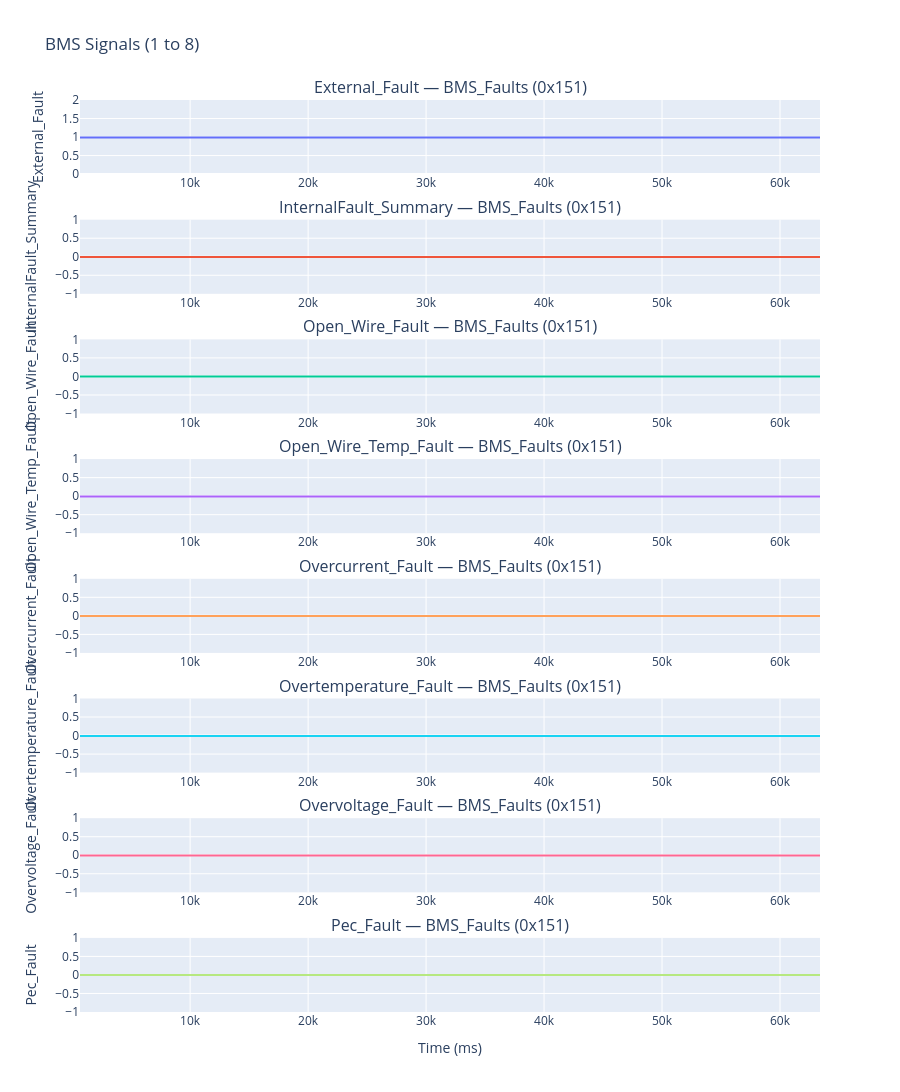
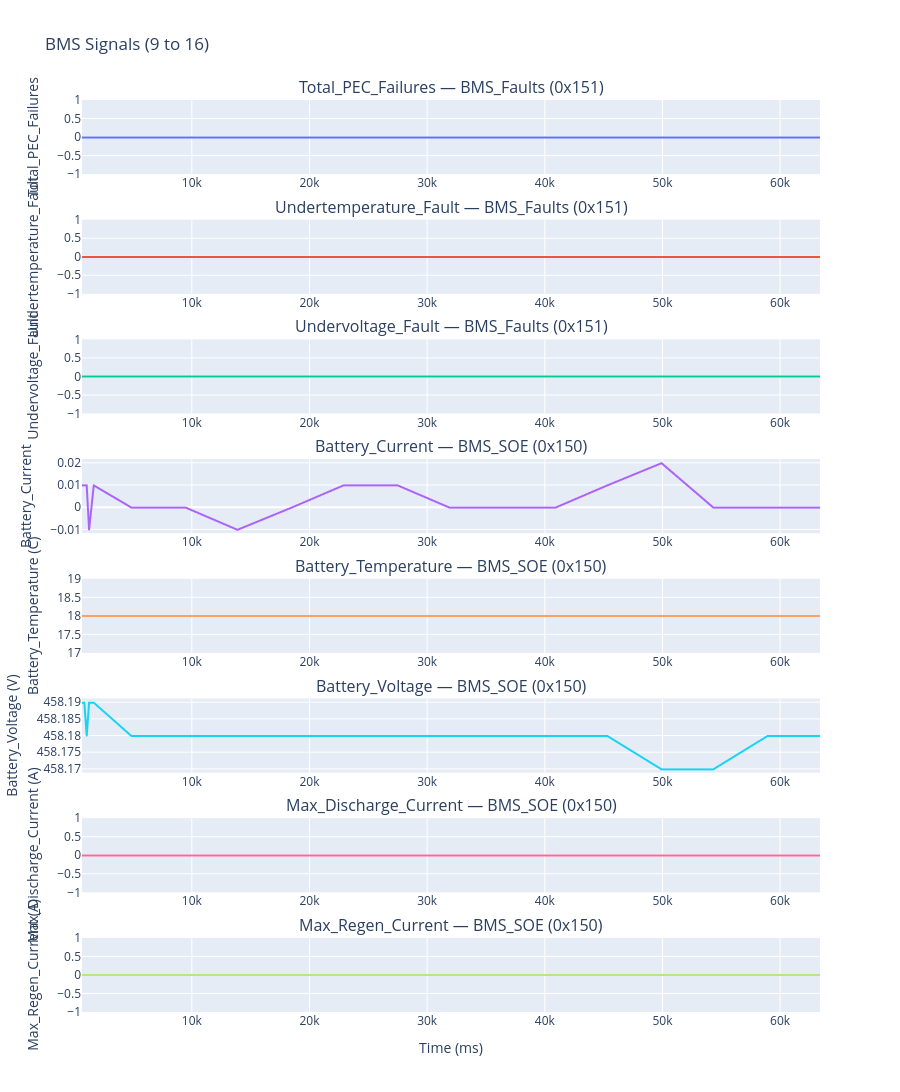
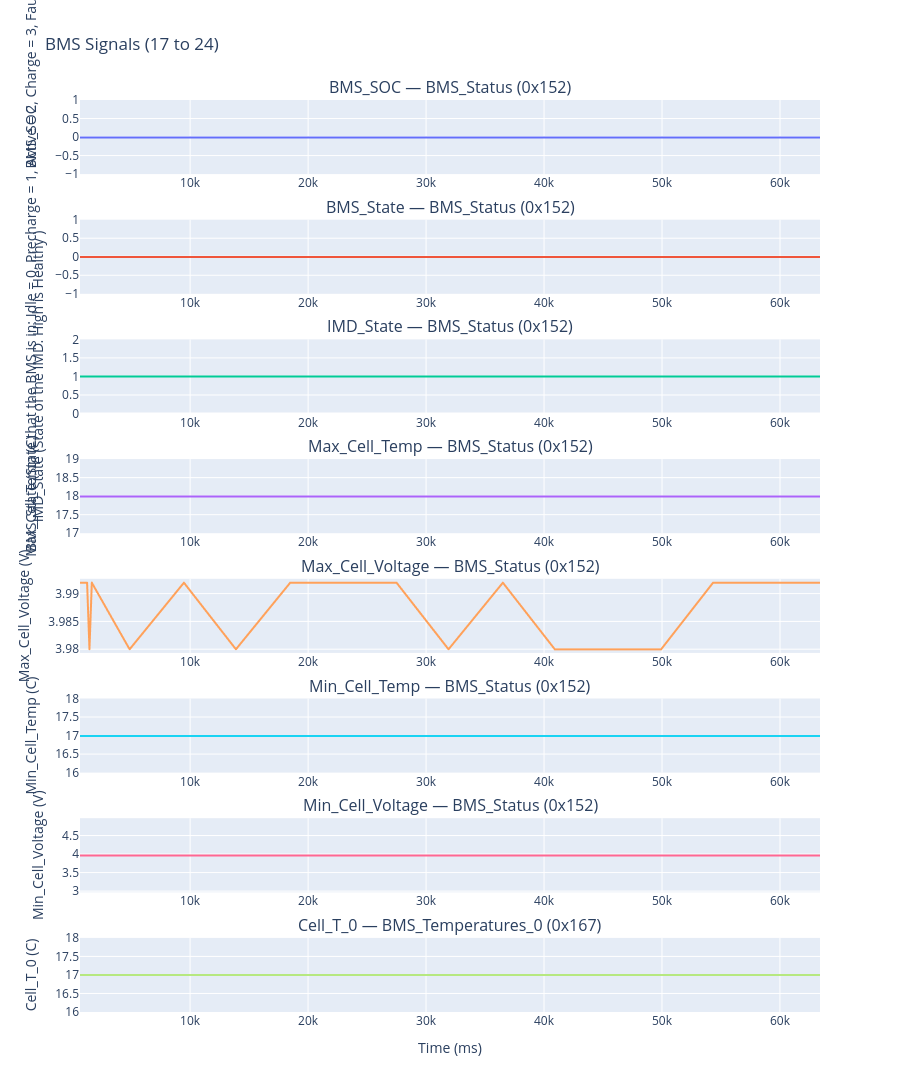
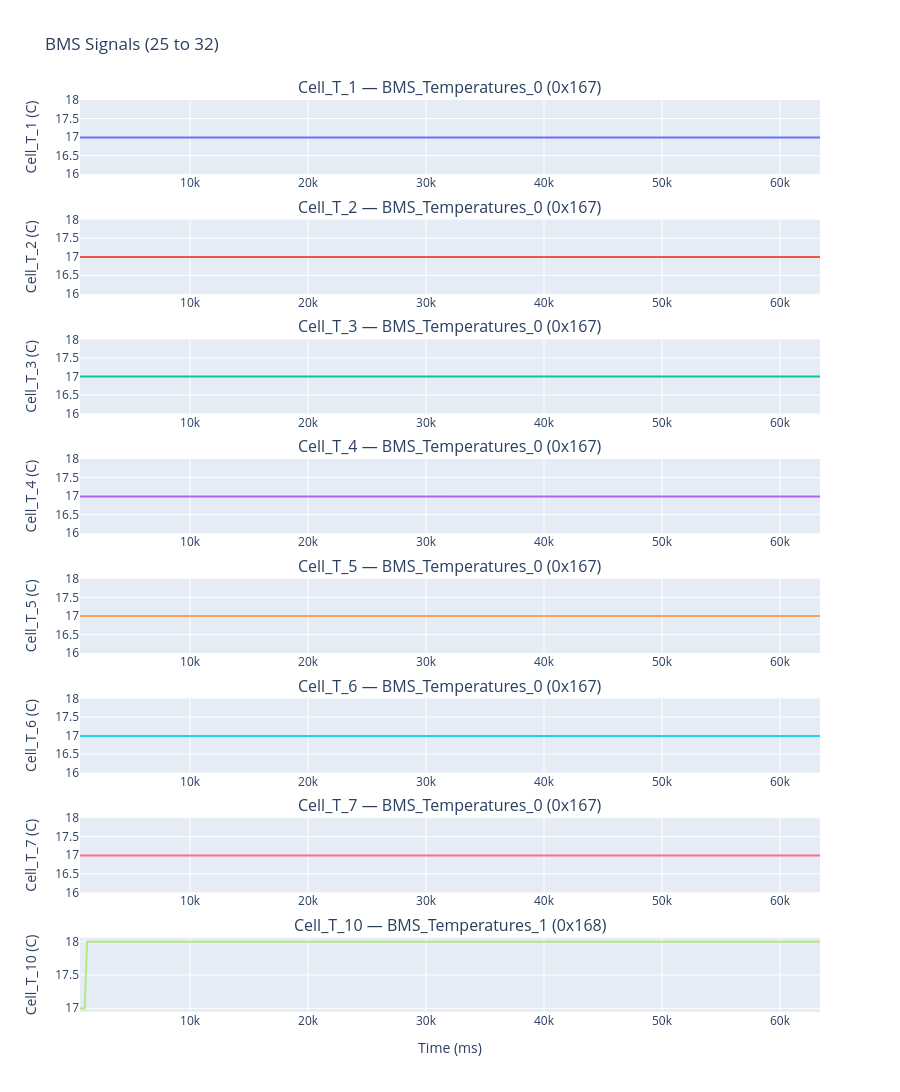

The notebook cell saved with these charts, in order:
### Markdown cell above
## 3. Graph all signals

Loops over every unique (message, signal) pair in the DataFrame and creates an interactive plot for each. Skips if data is empty.

### Code cell
# Plot signals grouped by their sender (e.g. IMU, BMS, VCU) 
# and chunked to avoid WebGL limits
plot_signals_by_sender(df, max_subplots_per_fig=8)

### Figure 1 — Plotly figure (JSON) as saved in the notebook; plotly's stock layout.template omitted (floating-point values rounded to 4 significant figures)
{"data": [{"mode": "lines", "name": "External_Fault", "type": "scattergl", "x": [664, 864, 1065, 1265, 1465, 1665, 4869, 9474, 13879, 18485, 22889, 27495, 31903, 36508, 40913, 45318, 49923, 54328, 58934, 63391], "xaxis": "x", "y": [1.0, 1.0, 1.0, 1.0, 1.0, 1.0, 1.0, 1.0, 1.0, 1.0, 1.0, 1.0, 1.0, 1.0, 1.0, 1.0, 1.0, 1.0, 1.0, 1.0], "yaxis": "y"}, {"mode": "lines", "name": "InternalFault_Summary", "type": "scattergl", "x": [664, 864, 1065, 1265, 1465, 1665, 4869, 9474, 13879, 18485, 22889, 27495, 31903, 36508, 40913, 45318, 49923, 54328, 58934, 63391], "xaxis": "x2", "y": [0.0, 0.0, 0.0, 0.0, 0.0, 0.0, 0.0, 0.0, 0.0, 0.0, 0.0, 0.0, 0.0, 0.0, 0.0, 0.0, 0.0, 0.0, 0.0, 0.0], "yaxis": "y2"}, {"mode": "lines", "name": "Open_Wire_Fault", "type": "scattergl", "x": [664, 864, 1065, 1265, 1465, 1665, 4869, 9474, 13879, 18485, 22889, 27495, 31903, 36508, 40913, 45318, 49923, 54328, 58934, 63391], "xaxis": "x3", "y": [0.0, 0.0, 0.0, 0.0, 0.0, 0.0, 0.0, 0.0, 0.0, 0.0, 0.0, 0.0, 0.0, 0.0, 0.0, 0.0, 0.0, 0.0, 0.0, 0.0], "yaxis": "y3"}, {"mode": "lines", "name": "Open_Wire_Temp_Fault", "type": "scattergl", "x": [664, 864, 1065, 1265, 1465, 1665, 4869, 9474, 13879, 18485, 22889, 27495, 31903, 36508, 40913, 45318, 49923, 54328, 58934, 63391], "xaxis": "x4", "y": [0.0, 0.0, 0.0, 0.0, 0.0, 0.0, 0.0, 0.0, 0.0, 0.0, 0.0, 0.0, 0.0, 0.0, 0.0, 0.0, 0.0, 0.0, 0.0, 0.0], "yaxis": "y4"}, {"mode": "lines", "name": "Overcurrent_Fault", "type": "scattergl", "x": [664, 864, 1065, 1265, 1465, 1665, 4869, 9474, 13879, 18485, 22889, 27495, 31903, 36508, 40913, 45318, 49923, 54328, 58934, 63391], "xaxis": "x5", "y": [0.0, 0.0, 0.0, 0.0, 0.0, 0.0, 0.0, 0.0, 0.0, 0.0, 0.0, 0.0, 0.0, 0.0, 0.0, 0.0, 0.0, 0.0, 0.0, 0.0], "yaxis": "y5"}, {"mode": "lines", "name": "Overtemperature_Fault", "type": "scattergl", "x": [664, 864, 1065, 1265, 1465, 1665, 4869, 9474, 13879, 18485, 22889, 27495, 31903, 36508, 40913, 45318, 49923, 54328, 58934, 63391], "xaxis": "x6", "y": [0.0, 0.0, 0.0, 0.0, 0.0, 0.0, 0.0, 0.0, 0.0, 0.0, 0.0, 0.0, 0.0, 0.0, 0.0, 0.0, 0.0, 0.0, 0.0, 0.0], "yaxis": "y6"}, {"mode": "lines", "name": "Overvoltage_Fault", "type": "scattergl", "x": [664, 864, 1065, 1265, 1465, 1665, 4869, 9474, 13879, 18485, 22889, 27495, 31903, 36508, 40913, 45318, 49923, 54328, 58934, 63391], "xaxis": "x7", "y": [0.0, 0.0, 0.0, 0.0, 0.0, 0.0, 0.0, 0.0, 0.0, 0.0, 0.0, 0.0, 0.0, 0.0, 0.0, 0.0, 0.0, 0.0, 0.0, 0.0], "yaxis": "y7"}, {"mode": "lines", "name": "Pec_Fault", "type": "scattergl", "x": [664, 864, 1065, 1265, 1465, 1665, 4869, 9474, 13879, 18485, 22889, 27495, 31903, 36508, 40913, 45318, 49923, 54328, 58934, 63391], "xaxis": "x8", "y": [0.0, 0.0, 0.0, 0.0, 0.0, 0.0, 0.0, 0.0, 0.0, 0.0, 0.0, 0.0, 0.0, 0.0, 0.0, 0.0, 0.0, 0.0, 0.0, 0.0], "yaxis": "y8"}], "layout": {"annotations": [{"font": {"size": 16}, "showarrow": false, "text": "External_Fault — BMS_Faults (0x151)", "x": 0.5, "xanchor": "center", "xref": "paper", "y": 1, "yanchor": "bottom", "yref": "paper"}, {"font": {"size": 16}, "showarrow": false, "text": "InternalFault_Summary — BMS_Faults (0x151)", "x": 0.5, "xanchor": "center", "xref": "paper", "y": 0.8687, "yanchor": "bottom", "yref": "paper"}, {"font": {"size": 16}, "showarrow": false, "text": "Open_Wire_Fault — BMS_Faults (0x151)", "x": 0.5, "xanchor": "center", "xref": "paper", "y": 0.7375, "yanchor": "bottom", "yref": "paper"}, {"font": {"size": 16}, "showarrow": false, "text": "Open_Wire_Temp_Fault — BMS_Faults (0x151)", "x": 0.5, "xanchor": "center", "xref": "paper", "y": 0.6062, "yanchor": "bottom", "yref": "paper"}, {"font": {"size": 16}, "showarrow": false, "text": "Overcurrent_Fault — BMS_Faults (0x151)", "x": 0.5, "xanchor": "center", "xref": "paper", "y": 0.475, "yanchor": "bottom", "yref": "paper"}, {"font": {"size": 16}, "showarrow": false, "text": "Overtemperature_Fault — BMS_Faults (0x151)", "x": 0.5, "xanchor": "center", "xref": "paper", "y": 0.3437, "yanchor": "bottom", "yref": "paper"}, {"font": {"size": 16}, "showarrow": false, "text": "Overvoltage_Fault — BMS_Faults (0x151)", "x": 0.5, "xanchor": "center", "xref": "paper", "y": 0.2125, "yanchor": "bottom", "yref": "paper"}, {"font": {"size": 16}, "showarrow": false, "text": "Pec_Fault — BMS_Faults (0x151)", "x": 0.5, "xanchor": "center", "xref": "paper", "y": 0.08125, "yanchor": "bottom", "yref": "paper"}], "height": 2400, "showlegend": false, "title": {"text": "BMS Signals (1 to 8)"}, "xaxis": {"anchor": "y", "domain": [0, 1]}, "xaxis2": {"anchor": "y2", "domain": [0, 1]}, "xaxis3": {"anchor": "y3", "domain": [0, 1]}, "xaxis4": {"anchor": "y4", "domain": [0, 1]}, "xaxis5": {"anchor": "y5", "domain": [0, 1]}, "xaxis6": {"anchor": "y6", "domain": [0, 1]}, "xaxis7": {"anchor": "y7", "domain": [0, 1]}, "xaxis8": {"anchor": "y8", "domain": [0, 1], "title": {"text": "Time (ms)"}}, "yaxis": {"anchor": "x", "domain": [0.9187, 1], "title": {"text": "External_Fault"}}, "yaxis2": {"anchor": "x2", "domain": [0.7875, 0.8687], "title": {"text": "InternalFault_Summary"}}, "yaxis3": {"anchor": "x3", "domain": [0.6562, 0.7375], "title": {"text": "Open_Wire_Fault"}}, "yaxis4": {"anchor": "x4", "domain": [0.525, 0.6062], "title": {"text": "Open_Wire_Temp_Fault"}}, "yaxis5": {"anchor": "x5", "domain": [0.3937, 0.475], "title": {"text": "Overcurrent_Fault"}}, "yaxis6": {"anchor": "x6", "domain": [0.2625, 0.3437], "title": {"text": "Overtemperature_Fault"}}, "yaxis7": {"anchor": "x7", "domain": [0.1312, 0.2125], "title": {"text": "Overvoltage_Fault"}}, "yaxis8": {"anchor": "x8", "domain": [0, 0.08125], "title": {"text": "Pec_Fault"}}}}

### Figure 2 — Plotly figure (JSON) as saved in the notebook; plotly's stock layout.template omitted (floating-point values rounded to 4 significant figures)
{"data": [{"mode": "lines", "name": "Total_PEC_Failures", "type": "scattergl", "x": [664, 864, 1065, 1265, 1465, 1665, 4869, 9474, 13879, 18485, 22889, 27495, 31903, 36508, 40913, 45318, 49923, 54328, 58934, 63391], "xaxis": "x", "y": [0.0, 0.0, 0.0, 0.0, 0.0, 0.0, 0.0, 0.0, 0.0, 0.0, 0.0, 0.0, 0.0, 0.0, 0.0, 0.0, 0.0, 0.0, 0.0, 0.0], "yaxis": "y"}, {"mode": "lines", "name": "Undertemperature_Fault", "type": "scattergl", "x": [664, 864, 1065, 1265, 1465, 1665, 4869, 9474, 13879, 18485, 22889, 27495, 31903, 36508, 40913, 45318, 49923, 54328, 58934, 63391], "xaxis": "x2", "y": [0.0, 0.0, 0.0, 0.0, 0.0, 0.0, 0.0, 0.0, 0.0, 0.0, 0.0, 0.0, 0.0, 0.0, 0.0, 0.0, 0.0, 0.0, 0.0, 0.0], "yaxis": "y2"}, {"mode": "lines", "name": "Undervoltage_Fault", "type": "scattergl", "x": [664, 864, 1065, 1265, 1465, 1665, 4869, 9474, 13879, 18485, 22889, 27495, 31903, 36508, 40913, 45318, 49923, 54328, 58934, 63391], "xaxis": "x3", "y": [0.0, 0.0, 0.0, 0.0, 0.0, 0.0, 0.0, 0.0, 0.0, 0.0, 0.0, 0.0, 0.0, 0.0, 0.0, 0.0, 0.0, 0.0, 0.0, 0.0], "yaxis": "y3"}, {"mode": "lines", "name": "Battery_Current", "type": "scattergl", "x": [664, 864, 1064, 1265, 1465, 1665, 4869, 9474, 13879, 18484, 22889, 27495, 31902, 36508, 40913, 45318, 49923, 54328, 58934, 63391], "xaxis": "x4", "y": [0.01, 0.01, 0.01, -0.01, 0.0, 0.01, 0.0, 0.0, -0.01, 0.0, 0.01, 0.01, 0.0, 0.0, 0.0, 0.01, 0.02, 0.0, 0.0, 0.0], "yaxis": "y4"}, {"mode": "lines", "name": "Battery_Temperature", "type": "scattergl", "x": [664, 864, 1064, 1265, 1465, 1665, 4869, 9474, 13879, 18484, 22889, 27495, 31902, 36508, 40913, 45318, 49923, 54328, 58934, 63391], "xaxis": "x5", "y": [18.0, 18.0, 18.0, 18.0, 18.0, 18.0, 18.0, 18.0, 18.0, 18.0, 18.0, 18.0, 18.0, 18.0, 18.0, 18.0, 18.0, 18.0, 18.0, 18.0], "yaxis": "y5"}, {"mode": "lines", "name": "Battery_Voltage", "type": "scattergl", "x": [664, 864, 1064, 1265, 1465, 1665, 4869, 9474, 13879, 18484, 22889, 27495, 31902, 36508, 40913, 45318, 49923, 54328, 58934, 63391], "xaxis": "x6", "y": [458.2, 458.2, 458.2, 458.2, 458.2, 458.2, 458.2, 458.2, 458.2, 458.2, 458.2, 458.2, 458.2, 458.2, 458.2, 458.2, 458.2, 458.2, 458.2, 458.2], "yaxis": "y6"}, {"mode": "lines", "name": "Max_Discharge_Current", "type": "scattergl", "x": [664, 864, 1064, 1265, 1465, 1665, 4869, 9474, 13879, 18484, 22889, 27495, 31902, 36508, 40913, 45318, 49923, 54328, 58934, 63391], "xaxis": "x7", "y": [0.0, 0.0, 0.0, 0.0, 0.0, 0.0, 0.0, 0.0, 0.0, 0.0, 0.0, 0.0, 0.0, 0.0, 0.0, 0.0, 0.0, 0.0, 0.0, 0.0], "yaxis": "y7"}, {"mode": "lines", "name": "Max_Regen_Current", "type": "scattergl", "x": [664, 864, 1064, 1265, 1465, 1665, 4869, 9474, 13879, 18484, 22889, 27495, 31902, 36508, 40913, 45318, 49923, 54328, 58934, 63391], "xaxis": "x8", "y": [0.0, 0.0, 0.0, 0.0, 0.0, 0.0, 0.0, 0.0, 0.0, 0.0, 0.0, 0.0, 0.0, 0.0, 0.0, 0.0, 0.0, 0.0, 0.0, 0.0], "yaxis": "y8"}], "layout": {"annotations": [{"font": {"size": 16}, "showarrow": false, "text": "Total_PEC_Failures — BMS_Faults (0x151)", "x": 0.5, "xanchor": "center", "xref": "paper", "y": 1, "yanchor": "bottom", "yref": "paper"}, {"font": {"size": 16}, "showarrow": false, "text": "Undertemperature_Fault — BMS_Faults (0x151)", "x": 0.5, "xanchor": "center", "xref": "paper", "y": 0.8687, "yanchor": "bottom", "yref": "paper"}, {"font": {"size": 16}, "showarrow": false, "text": "Undervoltage_Fault — BMS_Faults (0x151)", "x": 0.5, "xanchor": "center", "xref": "paper", "y": 0.7375, "yanchor": "bottom", "yref": "paper"}, {"font": {"size": 16}, "showarrow": false, "text": "Battery_Current — BMS_SOE (0x150)", "x": 0.5, "xanchor": "center", "xref": "paper", "y": 0.6062, "yanchor": "bottom", "yref": "paper"}, {"font": {"size": 16}, "showarrow": false, "text": "Battery_Temperature — BMS_SOE (0x150)", "x": 0.5, "xanchor": "center", "xref": "paper", "y": 0.475, "yanchor": "bottom", "yref": "paper"}, {"font": {"size": 16}, "showarrow": false, "text": "Battery_Voltage — BMS_SOE (0x150)", "x": 0.5, "xanchor": "center", "xref": "paper", "y": 0.3437, "yanchor": "bottom", "yref": "paper"}, {"font": {"size": 16}, "showarrow": false, "text": "Max_Discharge_Current — BMS_SOE (0x150)", "x": 0.5, "xanchor": "center", "xref": "paper", "y": 0.2125, "yanchor": "bottom", "yref": "paper"}, {"font": {"size": 16}, "showarrow": false, "text": "Max_Regen_Current — BMS_SOE (0x150)", "x": 0.5, "xanchor": "center", "xref": "paper", "y": 0.08125, "yanchor": "bottom", "yref": "paper"}], "height": 2400, "showlegend": false, "title": {"text": "BMS Signals (9 to 16)"}, "xaxis": {"anchor": "y", "domain": [0, 1]}, "xaxis2": {"anchor": "y2", "domain": [0, 1]}, "xaxis3": {"anchor": "y3", "domain": [0, 1]}, "xaxis4": {"anchor": "y4", "domain": [0, 1]}, "xaxis5": {"anchor": "y5", "domain": [0, 1]}, "xaxis6": {"anchor": "y6", "domain": [0, 1]}, "xaxis7": {"anchor": "y7", "domain": [0, 1]}, "xaxis8": {"anchor": "y8", "domain": [0, 1], "title": {"text": "Time (ms)"}}, "yaxis": {"anchor": "x", "domain": [0.9187, 1], "title": {"text": "Total_PEC_Failures"}}, "yaxis2": {"anchor": "x2", "domain": [0.7875, 0.8687], "title": {"text": "Undertemperature_Fault"}}, "yaxis3": {"anchor": "x3", "domain": [0.6562, 0.7375], "title": {"text": "Undervoltage_Fault"}}, "yaxis4": {"anchor": "x4", "domain": [0.525, 0.6062], "title": {"text": "Battery_Current"}}, "yaxis5": {"anchor": "x5", "domain": [0.3937, 0.475], "title": {"text": "Battery_Temperature (C)"}}, "yaxis6": {"anchor": "x6", "domain": [0.2625, 0.3437], "title": {"text": "Battery_Voltage (V)"}}, "yaxis7": {"anchor": "x7", "domain": [0.1312, 0.2125], "title": {"text": "Max_Discharge_Current (A)"}}, "yaxis8": {"anchor": "x8", "domain": [0, 0.08125], "title": {"text": "Max_Regen_Current (A)"}}}}

### Figure 3 — Plotly figure (JSON) as saved in the notebook; plotly's stock layout.template omitted (floating-point values rounded to 4 significant figures)
{"data": [{"mode": "lines", "name": "BMS_SOC", "type": "scattergl", "x": [664, 865, 1065, 1265, 1465, 1666, 4869, 9474, 13880, 18485, 22890, 27495, 31903, 36508, 40913, 45318, 49923, 54329, 58934, 63391], "xaxis": "x", "y": [0.0, 0.0, 0.0, 0.0, 0.0, 0.0, 0.0, 0.0, 0.0, 0.0, 0.0, 0.0, 0.0, 0.0, 0.0, 0.0, 0.0, 0.0, 0.0, 0.0], "yaxis": "y"}, {"mode": "lines", "name": "BMS_State", "type": "scattergl", "x": [664, 865, 1065, 1265, 1465, 1666, 4869, 9474, 13880, 18485, 22890, 27495, 31903, 36508, 40913, 45318, 49923, 54329, 58934, 63391], "xaxis": "x2", "y": [0.0, 0.0, 0.0, 0.0, 0.0, 0.0, 0.0, 0.0, 0.0, 0.0, 0.0, 0.0, 0.0, 0.0, 0.0, 0.0, 0.0, 0.0, 0.0, 0.0], "yaxis": "y2"}, {"mode": "lines", "name": "IMD_State", "type": "scattergl", "x": [664, 865, 1065, 1265, 1465, 1666, 4869, 9474, 13880, 18485, 22890, 27495, 31903, 36508, 40913, 45318, 49923, 54329, 58934, 63391], "xaxis": "x3", "y": [1.0, 1.0, 1.0, 1.0, 1.0, 1.0, 1.0, 1.0, 1.0, 1.0, 1.0, 1.0, 1.0, 1.0, 1.0, 1.0, 1.0, 1.0, 1.0, 1.0], "yaxis": "y3"}, {"mode": "lines", "name": "Max_Cell_Temp", "type": "scattergl", "x": [664, 865, 1065, 1265, 1465, 1666, 4869, 9474, 13880, 18485, 22890, 27495, 31903, 36508, 40913, 45318, 49923, 54329, 58934, 63391], "xaxis": "x4", "y": [18.0, 18.0, 18.0, 18.0, 18.0, 18.0, 18.0, 18.0, 18.0, 18.0, 18.0, 18.0, 18.0, 18.0, 18.0, 18.0, 18.0, 18.0, 18.0, 18.0], "yaxis": "y4"}, {"mode": "lines", "name": "Max_Cell_Voltage", "type": "scattergl", "x": [664, 865, 1065, 1265, 1465, 1666, 4869, 9474, 13880, 18485, 22890, 27495, 31903, 36508, 40913, 45318, 49923, 54329, 58934, 63391], "xaxis": "x5", "y": [3.992, 3.992, 3.992, 3.992, 3.98, 3.992, 3.98, 3.992, 3.98, 3.992, 3.992, 3.992, 3.98, 3.992, 3.98, 3.98, 3.98, 3.992, 3.992, 3.992], "yaxis": "y5"}, {"mode": "lines", "name": "Min_Cell_Temp", "type": "scattergl", "x": [664, 865, 1065, 1265, 1465, 1666, 4869, 9474, 13880, 18485, 22890, 27495, 31903, 36508, 40913, 45318, 49923, 54329, 58934, 63391], "xaxis": "x6", "y": [17.0, 17.0, 17.0, 17.0, 17.0, 17.0, 17.0, 17.0, 17.0, 17.0, 17.0, 17.0, 17.0, 17.0, 17.0, 17.0, 17.0, 17.0, 17.0, 17.0], "yaxis": "y6"}, {"mode": "lines", "name": "Min_Cell_Voltage", "type": "scattergl", "x": [664, 865, 1065, 1265, 1465, 1666, 4869, 9474, 13880, 18485, 22890, 27495, 31903, 36508, 40913, 45318, 49923, 54329, 58934, 63391], "xaxis": "x7", "y": [3.968, 3.968, 3.968, 3.968, 3.968, 3.968, 3.968, 3.968, 3.968, 3.968, 3.968, 3.968, 3.968, 3.968, 3.968, 3.968, 3.968, 3.968, 3.968, 3.968], "yaxis": "y7"}, {"mode": "lines", "name": "Cell_T_0", "type": "scattergl", "x": [669, 869, 1069, 1269, 1470, 1670, 4874, 9479, 13884, 18489, 22894, 27500, 31907, 36513, 40918, 45323, 49928, 54333, 58939, 63395], "xaxis": "x8", "y": [17.0, 17.0, 17.0, 17.0, 17.0, 17.0, 17.0, 17.0, 17.0, 17.0, 17.0, 17.0, 17.0, 17.0, 17.0, 17.0, 17.0, 17.0, 17.0, 17.0], "yaxis": "y8"}], "layout": {"annotations": [{"font": {"size": 16}, "showarrow": false, "text": "BMS_SOC — BMS_Status (0x152)", "x": 0.5, "xanchor": "center", "xref": "paper", "y": 1, "yanchor": "bottom", "yref": "paper"}, {"font": {"size": 16}, "showarrow": false, "text": "BMS_State — BMS_Status (0x152)", "x": 0.5, "xanchor": "center", "xref": "paper", "y": 0.8687, "yanchor": "bottom", "yref": "paper"}, {"font": {"size": 16}, "showarrow": false, "text": "IMD_State — BMS_Status (0x152)", "x": 0.5, "xanchor": "center", "xref": "paper", "y": 0.7375, "yanchor": "bottom", "yref": "paper"}, {"font": {"size": 16}, "showarrow": false, "text": "Max_Cell_Temp — BMS_Status (0x152)", "x": 0.5, "xanchor": "center", "xref": "paper", "y": 0.6062, "yanchor": "bottom", "yref": "paper"}, {"font": {"size": 16}, "showarrow": false, "text": "Max_Cell_Voltage — BMS_Status (0x152)", "x": 0.5, "xanchor": "center", "xref": "paper", "y": 0.475, "yanchor": "bottom", "yref": "paper"}, {"font": {"size": 16}, "showarrow": false, "text": "Min_Cell_Temp — BMS_Status (0x152)", "x": 0.5, "xanchor": "center", "xref": "paper", "y": 0.3437, "yanchor": "bottom", "yref": "paper"}, {"font": {"size": 16}, "showarrow": false, "text": "Min_Cell_Voltage — BMS_Status (0x152)", "x": 0.5, "xanchor": "center", "xref": "paper", "y": 0.2125, "yanchor": "bottom", "yref": "paper"}, {"font": {"size": 16}, "showarrow": false, "text": "Cell_T_0 — BMS_Temperatures_0 (0x167)", "x": 0.5, "xanchor": "center", "xref": "paper", "y": 0.08125, "yanchor": "bottom", "yref": "paper"}], "height": 2400, "showlegend": false, "title": {"text": "BMS Signals (17 to 24)"}, "xaxis": {"anchor": "y", "domain": [0, 1]}, "xaxis2": {"anchor": "y2", "domain": [0, 1]}, "xaxis3": {"anchor": "y3", "domain": [0, 1]}, "xaxis4": {"anchor": "y4", "domain": [0, 1]}, "xaxis5": {"anchor": "y5", "domain": [0, 1]}, "xaxis6": {"anchor": "y6", "domain": [0, 1]}, "xaxis7": {"anchor": "y7", "domain": [0, 1]}, "xaxis8": {"anchor": "y8", "domain": [0, 1], "title": {"text": "Time (ms)"}}, "yaxis": {"anchor": "x", "domain": [0.9187, 1], "title": {"text": "BMS_SOC"}}, "yaxis2": {"anchor": "x2", "domain": [0.7875, 0.8687], "title": {"text": "BMS_State (State that the BMS is in:\nIdle = 0,\nPrecharge = 1,\nActive = 2,\nCharge = 3,\nFault = 4)"}}, "yaxis3": {"anchor": "x3", "domain": [0.6562, 0.7375], "title": {"text": "IMD_State (State of the IMD. High is Healthy )"}}, "yaxis4": {"anchor": "x4", "domain": [0.525, 0.6062], "title": {"text": "Max_Cell_Temp (C)"}}, "yaxis5": {"anchor": "x5", "domain": [0.3937, 0.475], "title": {"text": "Max_Cell_Voltage (V)"}}, "yaxis6": {"anchor": "x6", "domain": [0.2625, 0.3437], "title": {"text": "Min_Cell_Temp (C)"}}, "yaxis7": {"anchor": "x7", "domain": [0.1312, 0.2125], "title": {"text": "Min_Cell_Voltage (V)"}}, "yaxis8": {"anchor": "x8", "domain": [0, 0.08125], "title": {"text": "Cell_T_0 (C)"}}}}

### Figure 4 — Plotly figure (JSON) as saved in the notebook; plotly's stock layout.template omitted (floating-point values rounded to 4 significant figures)
{"data": [{"mode": "lines", "name": "Cell_T_1", "type": "scattergl", "x": [669, 869, 1069, 1269, 1470, 1670, 4874, 9479, 13884, 18489, 22894, 27500, 31907, 36513, 40918, 45323, 49928, 54333, 58939, 63395], "xaxis": "x", "y": [17.0, 17.0, 17.0, 17.0, 17.0, 17.0, 17.0, 17.0, 17.0, 17.0, 17.0, 17.0, 17.0, 17.0, 17.0, 17.0, 17.0, 17.0, 17.0, 17.0], "yaxis": "y"}, {"mode": "lines", "name": "Cell_T_2", "type": "scattergl", "x": [669, 869, 1069, 1269, 1470, 1670, 4874, 9479, 13884, 18489, 22894, 27500, 31907, 36513, 40918, 45323, 49928, 54333, 58939, 63395], "xaxis": "x2", "y": [17.0, 17.0, 17.0, 17.0, 17.0, 17.0, 17.0, 17.0, 17.0, 17.0, 17.0, 17.0, 17.0, 17.0, 17.0, 17.0, 17.0, 17.0, 17.0, 17.0], "yaxis": "y2"}, {"mode": "lines", "name": "Cell_T_3", "type": "scattergl", "x": [669, 869, 1069, 1269, 1470, 1670, 4874, 9479, 13884, 18489, 22894, 27500, 31907, 36513, 40918, 45323, 49928, 54333, 58939, 63395], "xaxis": "x3", "y": [17.0, 17.0, 17.0, 17.0, 17.0, 17.0, 17.0, 17.0, 17.0, 17.0, 17.0, 17.0, 17.0, 17.0, 17.0, 17.0, 17.0, 17.0, 17.0, 17.0], "yaxis": "y3"}, {"mode": "lines", "name": "Cell_T_4", "type": "scattergl", "x": [669, 869, 1069, 1269, 1470, 1670, 4874, 9479, 13884, 18489, 22894, 27500, 31907, 36513, 40918, 45323, 49928, 54333, 58939, 63395], "xaxis": "x4", "y": [17.0, 17.0, 17.0, 17.0, 17.0, 17.0, 17.0, 17.0, 17.0, 17.0, 17.0, 17.0, 17.0, 17.0, 17.0, 17.0, 17.0, 17.0, 17.0, 17.0], "yaxis": "y4"}, {"mode": "lines", "name": "Cell_T_5", "type": "scattergl", "x": [669, 869, 1069, 1269, 1470, 1670, 4874, 9479, 13884, 18489, 22894, 27500, 31907, 36513, 40918, 45323, 49928, 54333, 58939, 63395], "xaxis": "x5", "y": [17.0, 17.0, 17.0, 17.0, 17.0, 17.0, 17.0, 17.0, 17.0, 17.0, 17.0, 17.0, 17.0, 17.0, 17.0, 17.0, 17.0, 17.0, 17.0, 17.0], "yaxis": "y5"}, {"mode": "lines", "name": "Cell_T_6", "type": "scattergl", "x": [669, 869, 1069, 1269, 1470, 1670, 4874, 9479, 13884, 18489, 22894, 27500, 31907, 36513, 40918, 45323, 49928, 54333, 58939, 63395], "xaxis": "x6", "y": [17.0, 17.0, 17.0, 17.0, 17.0, 17.0, 17.0, 17.0, 17.0, 17.0, 17.0, 17.0, 17.0, 17.0, 17.0, 17.0, 17.0, 17.0, 17.0, 17.0], "yaxis": "y6"}, {"mode": "lines", "name": "Cell_T_7", "type": "scattergl", "x": [669, 869, 1069, 1269, 1470, 1670, 4874, 9479, 13884, 18489, 22894, 27500, 31907, 36513, 40918, 45323, 49928, 54333, 58939, 63395], "xaxis": "x7", "y": [17.0, 17.0, 17.0, 17.0, 17.0, 17.0, 17.0, 17.0, 17.0, 17.0, 17.0, 17.0, 17.0, 17.0, 17.0, 17.0, 17.0, 17.0, 17.0, 17.0], "yaxis": "y7"}, {"mode": "lines", "name": "Cell_T_10", "type": "scattergl", "x": [669, 869, 1069, 1270, 1470, 1670, 4874, 9479, 13884, 18489, 22894, 27500, 31907, 36513, 40918, 45323, 49928, 54333, 58939, 63396], "xaxis": "x8", "y": [17.0, 17.0, 17.0, 18.0, 18.0, 18.0, 18.0, 18.0, 18.0, 18.0, 18.0, 18.0, 18.0, 18.0, 18.0, 18.0, 18.0, 18.0, 18.0, 18.0], "yaxis": "y8"}], "layout": {"annotations": [{"font": {"size": 16}, "showarrow": false, "text": "Cell_T_1 — BMS_Temperatures_0 (0x167)", "x": 0.5, "xanchor": "center", "xref": "paper", "y": 1, "yanchor": "bottom", "yref": "paper"}, {"font": {"size": 16}, "showarrow": false, "text": "Cell_T_2 — BMS_Temperatures_0 (0x167)", "x": 0.5, "xanchor": "center", "xref": "paper", "y": 0.8687, "yanchor": "bottom", "yref": "paper"}, {"font": {"size": 16}, "showarrow": false, "text": "Cell_T_3 — BMS_Temperatures_0 (0x167)", "x": 0.5, "xanchor": "center", "xref": "paper", "y": 0.7375, "yanchor": "bottom", "yref": "paper"}, {"font": {"size": 16}, "showarrow": false, "text": "Cell_T_4 — BMS_Temperatures_0 (0x167)", "x": 0.5, "xanchor": "center", "xref": "paper", "y": 0.6062, "yanchor": "bottom", "yref": "paper"}, {"font": {"size": 16}, "showarrow": false, "text": "Cell_T_5 — BMS_Temperatures_0 (0x167)", "x": 0.5, "xanchor": "center", "xref": "paper", "y": 0.475, "yanchor": "bottom", "yref": "paper"}, {"font": {"size": 16}, "showarrow": false, "text": "Cell_T_6 — BMS_Temperatures_0 (0x167)", "x": 0.5, "xanchor": "center", "xref": "paper", "y": 0.3437, "yanchor": "bottom", "yref": "paper"}, {"font": {"size": 16}, "showarrow": false, "text": "Cell_T_7 — BMS_Temperatures_0 (0x167)", "x": 0.5, "xanchor": "center", "xref": "paper", "y": 0.2125, "yanchor": "bottom", "yref": "paper"}, {"font": {"size": 16}, "showarrow": false, "text": "Cell_T_10 — BMS_Temperatures_1 (0x168)", "x": 0.5, "xanchor": "center", "xref": "paper", "y": 0.08125, "yanchor": "bottom", "yref": "paper"}], "height": 2400, "showlegend": false, "title": {"text": "BMS Signals (25 to 32)"}, "xaxis": {"anchor": "y", "domain": [0, 1]}, "xaxis2": {"anchor": "y2", "domain": [0, 1]}, "xaxis3": {"anchor": "y3", "domain": [0, 1]}, "xaxis4": {"anchor": "y4", "domain": [0, 1]}, "xaxis5": {"anchor": "y5", "domain": [0, 1]}, "xaxis6": {"anchor": "y6", "domain": [0, 1]}, "xaxis7": {"anchor": "y7", "domain": [0, 1]}, "xaxis8": {"anchor": "y8", "domain": [0, 1], "title": {"text": "Time (ms)"}}, "yaxis": {"anchor": "x", "domain": [0.9187, 1], "title": {"text": "Cell_T_1 (C)"}}, "yaxis2": {"anchor": "x2", "domain": [0.7875, 0.8687], "title": {"text": "Cell_T_2 (C)"}}, "yaxis3": {"anchor": "x3", "domain": [0.6562, 0.7375], "title": {"text": "Cell_T_3 (C)"}}, "yaxis4": {"anchor": "x4", "domain": [0.525, 0.6062], "title": {"text": "Cell_T_4 (C)"}}, "yaxis5": {"anchor": "x5", "domain": [0.3937, 0.475], "title": {"text": "Cell_T_5 (C)"}}, "yaxis6": {"anchor": "x6", "domain": [0.2625, 0.3437], "title": {"text": "Cell_T_6 (C)"}}, "yaxis7": {"anchor": "x7", "domain": [0.1312, 0.2125], "title": {"text": "Cell_T_7 (C)"}}, "yaxis8": {"anchor": "x8", "domain": [0, 0.08125], "title": {"text": "Cell_T_10 (C)"}}}}
